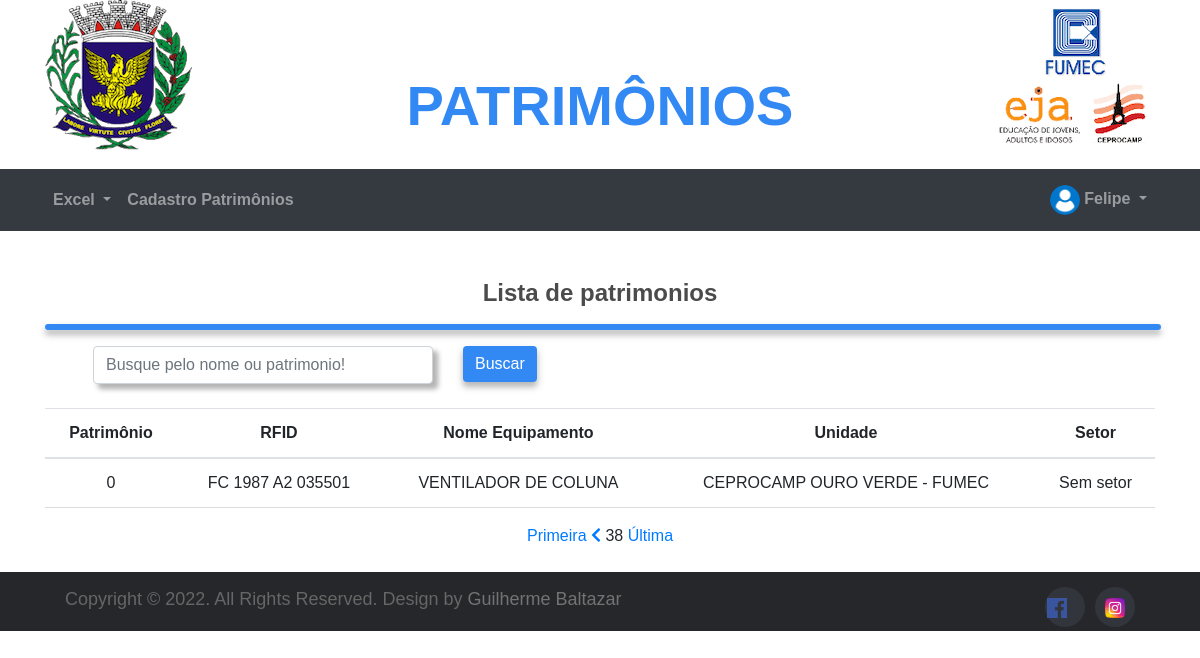
The app's page /Patrimonios/patrimonios/?pagina=38 (signed in) with its own data.
### tables this page shows
CREATE TABLE `patrimonio` (
  `id` int(11) NOT NULL,
  `usuario` varchar(50) NOT NULL DEFAULT 'Sem Usuário',
  `coordenada` varchar(50) NOT NULL DEFAULT 'Sem coordenada',
  `equipamento` varchar(50) NOT NULL,
  `qtd` int(250) DEFAULT '1',
  `rfid` varchar(41) NOT NULL DEFAULT 'Sem ID',
  `patrimonio` int(50) NOT NULL DEFAULT '0',
  `serie` varchar(50) NOT NULL DEFAULT 'S/N',
  `setor` varchar(50) NOT NULL DEFAULT 'Sem setor',
  `unidade` varchar(50) NOT NULL,
  `data` datetime DEFAULT CURRENT_TIMESTAMP,
  `observacao` varchar(250) DEFAULT 'Sem observações'
);

### Patrimonios/patrimonios/index.php (the view, shortened to what this page needs)
<?php
include_once("../ConexaoBd/config.php");
if (!empty($_GET['search'])) {
    $data = $_GET['search'];
    $sql = "SELECT * FROM `patrimonio` WHERE patrimonio LIKE ? OR equipamento LIKE ? OR setor LIKE ?  OR unidade LIKE ? OR rfid LIKE ? ORDER BY `id` DESC";
    $stmt = $conexao->prepare($sql);
    $stmt->bind_param('sssss', $data, $data, $data, $data, $data);
    $stmt->execute();
    $result = $stmt->get_result();
} else {
    $pagina = 1;
    if (isset($_GET['pagina']))
        $pagina = filter_input(INPUT_GET, "pagina", FILTER_VALIDATE_INT);
    $limite = 10;
    $inicio = ($pagina * $limite) - $limite;
    $registros = $conexao->query("SELECT COUNT(id) as count FROM patrimonio")->fetch_assoc()["count"];
    $paginasT = ceil($registros / $limite);
    $query = "SELECT * FROM patrimonio ORDER BY patrimonio DESC LIMIT $inicio, $limite";
    $result = $conexao->query($query);
}
?>
<?php include 'header-menu.php' ?>
<body>
    <br>
    <br>
    <div class="container">
        <div class="text-center">
            <h4 class="bold">Lista de patrimonios</h4>
            <hr class="hr3">
        </div>
        <div class="row">
            <div class="row col-12 justify-content-between">
                <div class="ml-5 col-8">
                    <div class="row box-search d-flex justify-content-between">
                        <div class="col-6">
                            <input type="text" id="pesquisar" style="box-shadow: rgba(75, 75, 75, 0.25) 5px 5px 5px, rgba(75, 75, 75, 0.22) 5px 5px 5px;" class="form-control" size="45" name="pesquisa" autocomplete="off" placeholder="Busque pelo nome ou patrimonio!">
                        </div>
                        <div class="col-6">
                            <button type="search" onclick="searchData()" class="btn btn-primary">Buscar</button>
                        </div>
                    </div>
                </div>
                <div class="ml-3 col-2">
                </div>
            </div>
        </div>
    </div>
    <br>
    <div class="container">
        <table class="table table-hover ">
            <thead>
                <tr>
                    <th class="text-center">Patrimônio</th>
                    <th class="text-center">RFID</th>
                    <th class="text-center">Nome Equipamento</th>
                    <th class="text-center">Unidade</th>
                    <th class="text-center">Setor</th>
                </tr>
            </thead>
            <tbody>
                <?php foreach ($result as $rows) : ?>
                    <tr>
                        <td class="text-center"><?php echo $rows['patrimonio']; ?></td>
                        <td class="text-center"><?php echo $rows['rfid']; ?></td>
                        <td class="text-center"><?php echo $rows['equipamento']; ?></td>
                        <td class="text-center"><?php echo $rows['unidade']; ?></td>
                        <td class="text-center"><?php echo $rows['setor']; ?></td>
                    </tr>
                <?php endforeach; ?>
            </tbody>
        </table>
        <div class="container">
    <div class="col-12 text-center">
        <a href="?pagina=1">Primeira</a>
        <?php if ($pagina > 1): ?>
            <a href="?pagina=<?= $pagina - 1 ?>"><i class="fas fa-chevron-left"></i></a>
        <?php endif; ?>
        <?= $pagina ?>
        <a href="?pagina=<?= $paginasT ?>">Última</a>
    </div>
</div>
    </div>
    <br>
</body>
<?php include 'footer.php' ?>

### Patrimonios/CSS/Principal.css (style rules this page uses)
* { margin: 0px; padding: 0px; box-sizing: border-box; }
html { scroll-behavior: smooth; }
.bold { font-weight: bold; color: rgb(75, 75, 75); }
th, td { border-bottom: 1px solid #ddd; padding: 15px; }
.hr3 { width: 100%; border: solid; color: #3389F4FF; border-radius: 10px; box-shadow: rgba(75, 75, 75, 0.25) 0px 4px 8px, rgba(75, 75, 75, 0.22) 0px 5px 5px; }
.btn-primary { background-color: #3389F4; border: #348af4b3; box-shadow: rgba(75, 75, 75, 0.25) 0px 4px 8px, rgba(75, 75, 75, 0.22) 0px 5px 5px; }
body { font-family: "Montserrat", sans-serif; }

### records on screen
patrimonio: patrimonio "0", rfid "FC 1987 A2 035501", equipamento "VENTILADOR DE COLUNA", unidade "CEPROCAMP OURO VERDE - FUMEC", setor "Sem setor"

### other values on screen
$_SESSION['nome'] "Felipe"
$pagina "38"
